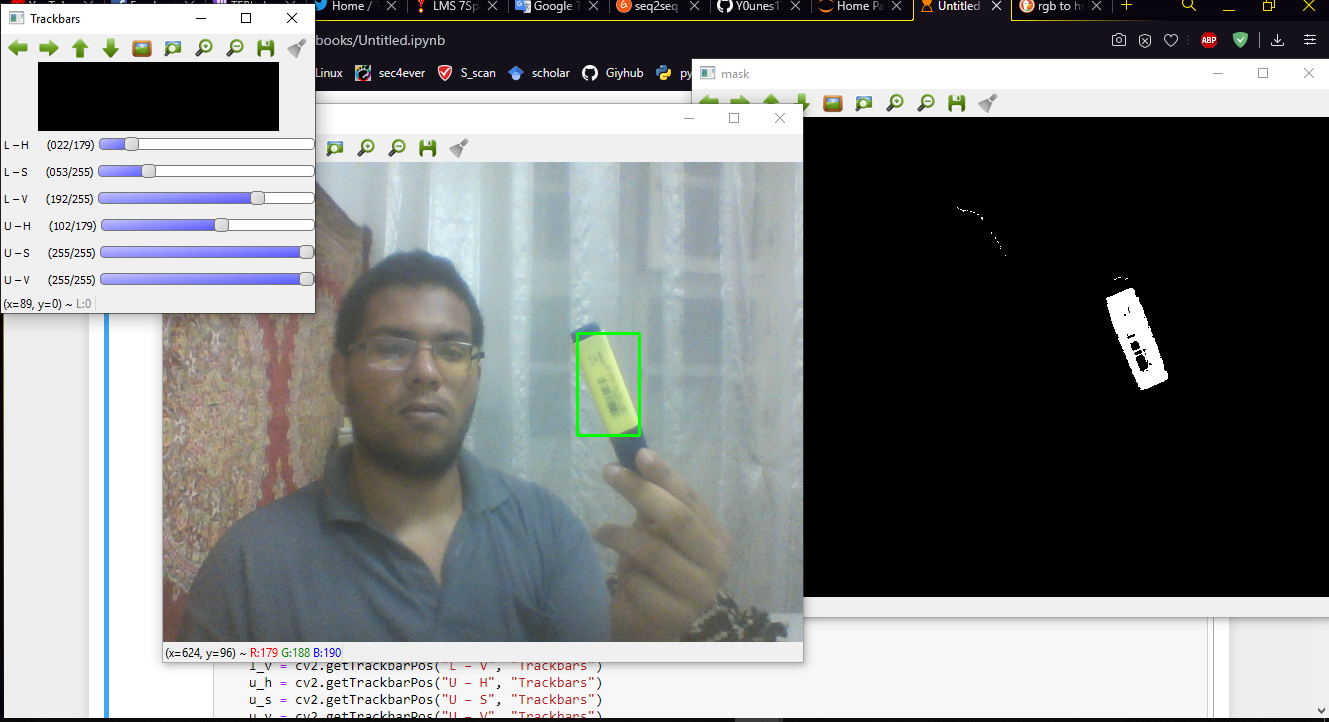
#> input picture test.PNG, 1329 x 722 px, given in place of the camera
$ jupyter execute 'color detection.ipynb'   (older library calls are emulated)
#> lines starting #> are read from the running program, lines starting #| are printed output that depends on the picture; after the words box and inside, x2 and y2 are one past the last pixel; in counts of white or black regions, pixels touching at a corner belong together
[cell 1]
import cv2
import numpy as np

def nothing(x):
    pass
#h:22
#s:54
#v:100
cap = cv2.VideoCapture(0)
cv2.namedWindow("Trackbars")

cv2.createTrackbar("L – H", "Trackbars", 0, 179, nothing)
#> slider 'L – H' is set to 35
cv2.createTrackbar("L – S", "Trackbars", 0, 255, nothing)
#> slider 'L – S' is set to 51
cv2.createTrackbar("L – V", "Trackbars", 0, 255, nothing)
#> slider 'L – V' is set to 51
cv2.createTrackbar("U – H", "Trackbars", 179, 179, nothing)
cv2.createTrackbar("U – S", "Trackbars", 255, 255, nothing)
cv2.createTrackbar("U – V", "Trackbars", 255, 255, nothing)

while True:
    _, frame = cap.read()
#> frame is the input picture: shape (722, 1329, 3); mean B, G, R 125.5, 125.3, 123.1
    hsv = cv2.cvtColor(frame, cv2.COLOR_BGR2HSV)
#> hsv: shape (722, 1329, 3); mean H, S, V 32.1, 22.7, 129.5

    l_h = cv2.getTrackbarPos("L – H", "Trackbars")
    l_s = cv2.getTrackbarPos("L – S", "Trackbars")
    l_v = cv2.getTrackbarPos("L – V", "Trackbars")
    u_h = cv2.getTrackbarPos("U – H", "Trackbars")
    u_s = cv2.getTrackbarPos("U – S", "Trackbars")
    u_v = cv2.getTrackbarPos("U – V", "Trackbars")

    #lower_blue = np.array([153,255,255])
    #upper_blue = np.array([0,255,255])

    lower_blue = np.array([l_h, l_s, l_v])
    upper_blue = np.array([u_h, u_s, u_v])
    mask = cv2.inRange(hsv, lower_blue, upper_blue)
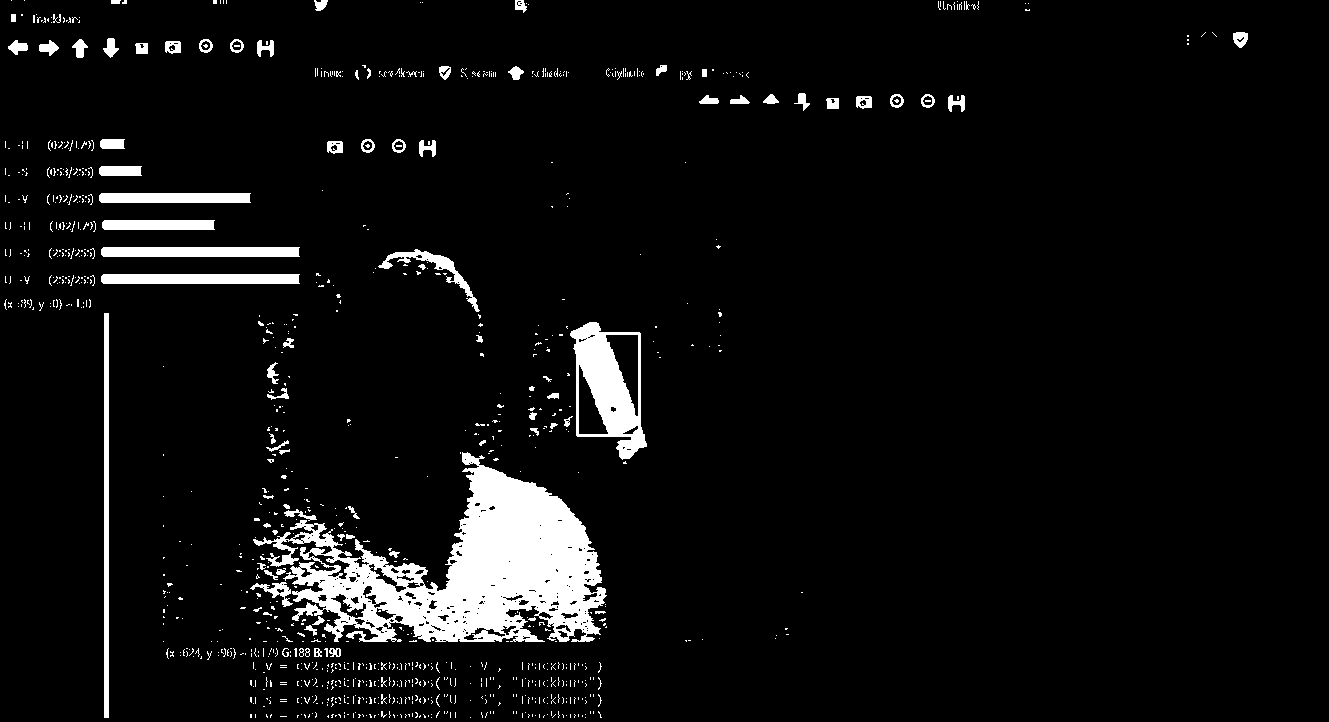
#> mask: shape (722, 1329); 5.8% white; 1061 white regions (971 under 20 px)

    _, contours, _ = cv2.findContours(mask, cv2.RETR_TREE, cv2.CHAIN_APPROX_SIMPLE)
#> contours = 1333 contours, 1210 with area under 20; largest, box (x1, y1, x2, y2) and area: (253, 452, 607, 642) 30661, (570, 322, 647, 460) 7322, (101, 274, 300, 284) 1770, (101, 247, 300, 257) 1770, (104, 313, 109, 718) 1616
    contours = sorted(contours, key=lambda x:cv2.contourArea(x), reverse=True)
    for cnt in contours:
        (x, y, w, h) = cv2.boundingRect(cnt)
        cv2.rectangle(frame, (x,y), (x+w, y+h),(0, 255, 0), 2)
    #   x_medium = int((x + x + w) / 2)
        break
#> this loop made 1 pass
#> (x, y, w, h) on pass 1: (253, 452, 354, 190)
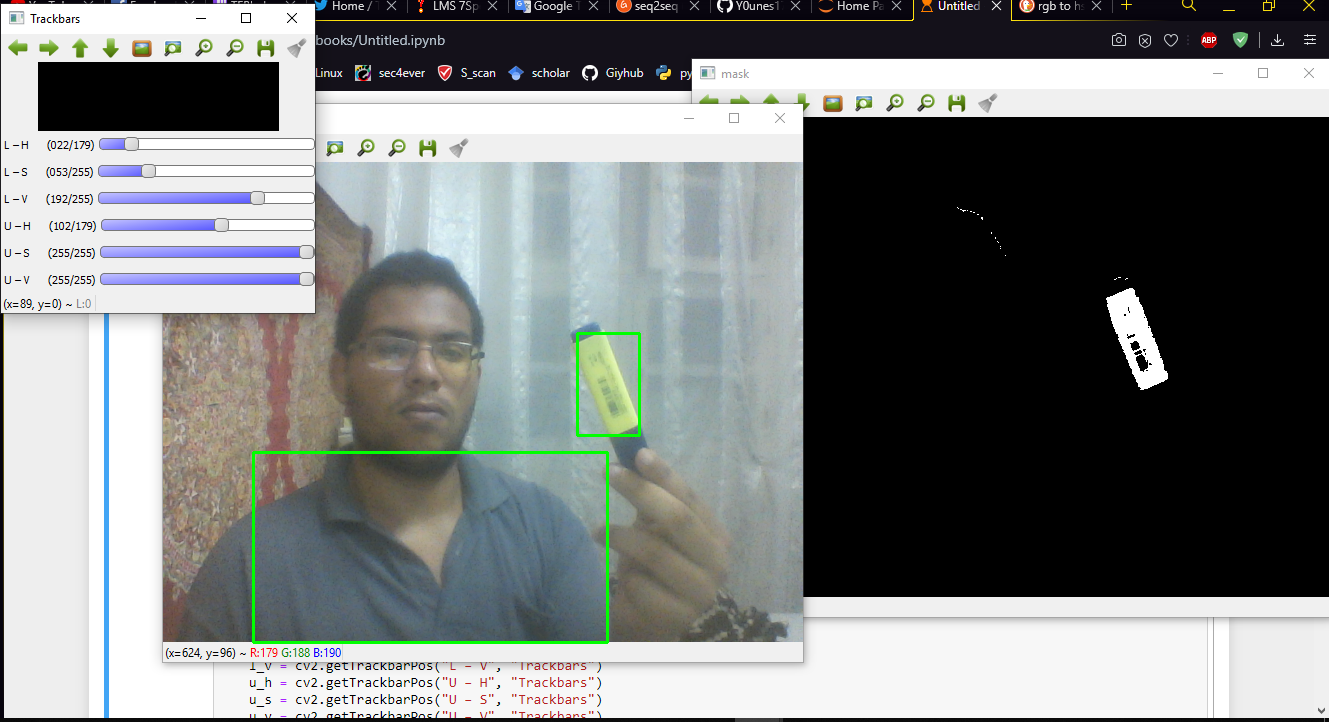
#> frame: shape (722, 1329, 3); 0.34% of pixels changed, all inside (x1, y1, x2, y2) = (252, 451, 609, 644)

    result = cv2.bitwise_and(frame, frame, mask=mask)
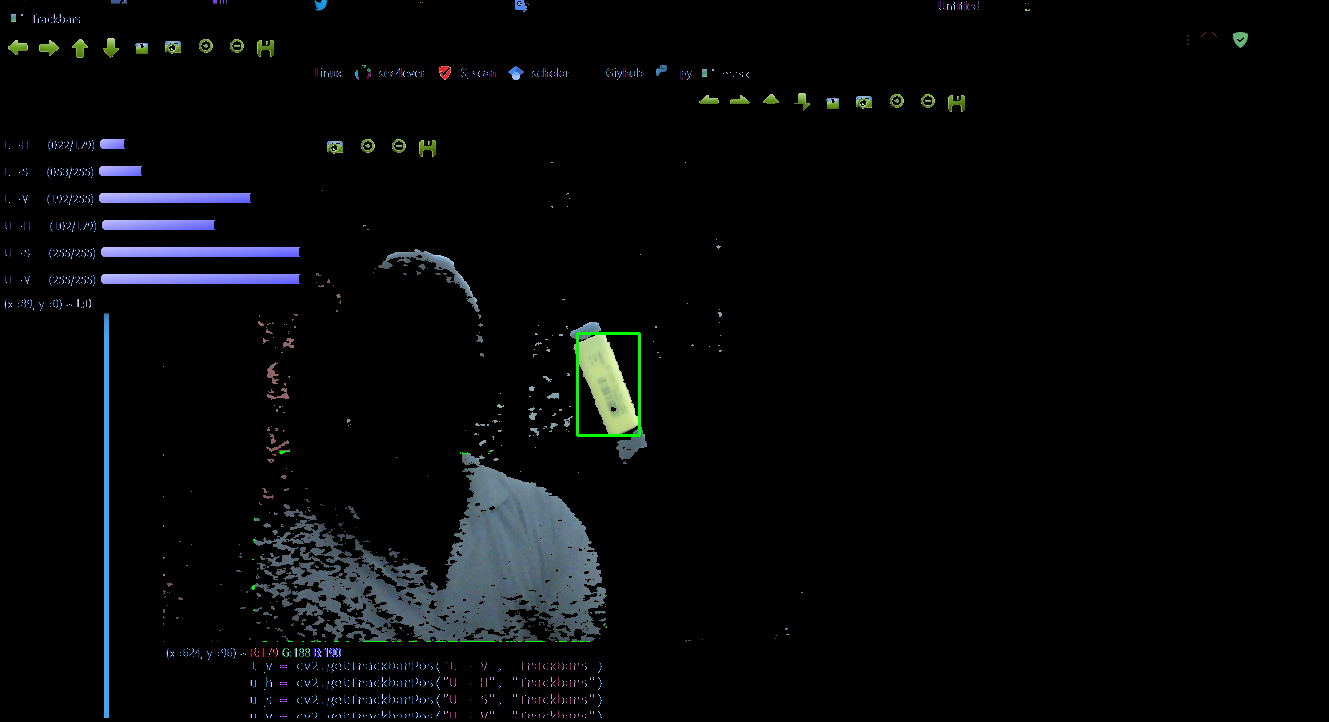
#> result: shape (722, 1329, 3); mean B, G, R 8.2, 7.3, 5.9

    cv2.imshow("frame", frame)
    cv2.imshow("mask", mask)
    #cv2.imshow("result", result)

    key = cv2.waitKey(1)
#> (key Esc is pressed here)
    if key == 27:
        break

cap.release()
cv2.destroyAllWindows()
